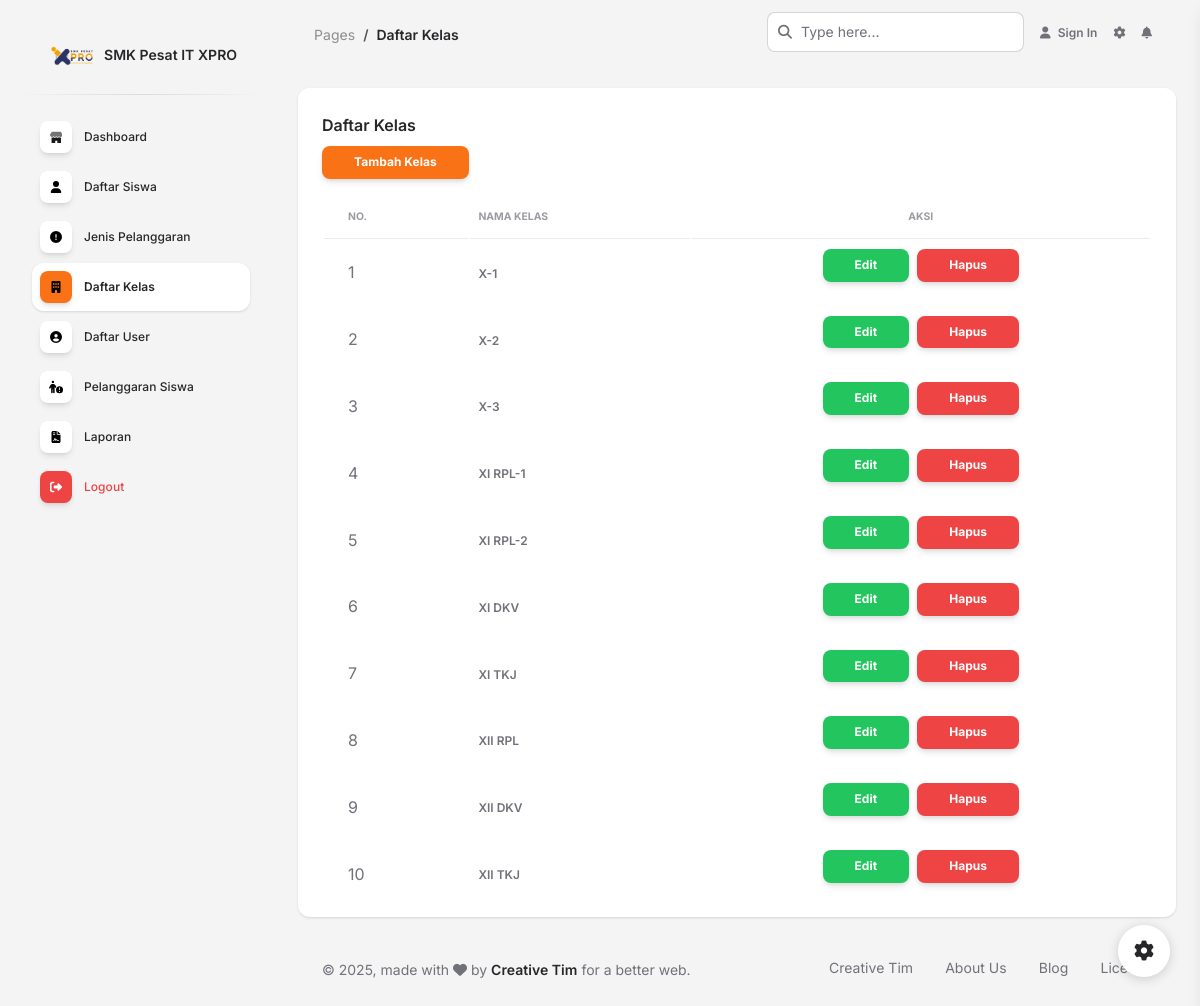
Page /pages/kelas.php on the committed database.
### tables this page shows
CREATE TABLE `tbl_kelas` (
  `id_kelas` int NOT NULL,
  `nama_kelas` varchar(50) NOT NULL
);

### pages/kelas.php (the view, shortened to what this page needs)
<?php
include "koneksi.php";
include "header.php" ;
?>
    <div class="container-fluid py-4">
      <div class="row">
        <div class="col-12">
          <div class="card mb-4">
            <div class="card-header pb-0">
              <h6>Daftar Kelas</h6>
              <a href="tambah_kelas.php" class="btn btn-primary btn-sm">Tambah Kelas</a>
            </div>
            <div class="card-body px-0 pt-0 pb-2">
              <div class="table-responsive px-4">
                <table class="table align-items-center mb-0">
                  <thead>
                    <tr>
                      <th class="text-uppercase text-secondary text-xxs font-weight-bolder opacity-7">No.</th>
                      <th class="text-uppercase text-secondary text-xxs font-weight-bolder opacity-7 ps-2">Nama Kelas</th>
                      <th class="text-center text-uppercase text-secondary text-xxs font-weight-bolder opacity-7">Aksi</th>
                    </tr>
                  </thead>
                  <?php
        $no = 1;
        $sql = "select * from tbl_kelas order by id_kelas asc";
        $hasil = mysqli_query($koneksi,$sql);
        foreach ($hasil as $hsl){
        ?>
                  <tbody>
                    <tr>
                      <td class="ps-4">
                      <?=$no++?>
                      </td>
                      <td>
                        <p class="text-xs font-weight-bold mb-0"><?=$hsl['nama_kelas']?></p>
                      </td>
                      <td class="d-flex justify-content-center gap-2">
                      <a href="edit_kelas.php?id_kelas=<?= $hsl['id_kelas']?>" class="btn btn-success btn-sm">Edit</a>
                      <button type="button" class="btn btn-danger btn-sm">Hapus</button>
                      </td>
                    </tr>
                  </tbody>
                  <?php
        }
                  ?>
                </table>
              </div>
            </div>
          </div>
        </div>
      </div>
      <footer class="footer pt-3  ">
        <div class="container-fluid">
          <div class="row align-items-center justify-content-lg-between">
            <div class="col-lg-6 mb-lg-0 mb-4">
              <div class="copyright text-center text-sm text-muted text-lg-start">
                © ,
                made with <i class="fa fa-heart"></i> by
                <a href="https://www.creative-tim.com" class="font-weight-bold" target="_blank">Creative Tim</a>
                for a better web.
              </div>
            </div>
            <div class="col-lg-6">
              <ul class="nav nav-footer justify-content-center justify-content-lg-end">
                <li class="nav-item">
                  <a href="https://www.creative-tim.com" class="nav-link text-muted" target="_blank">Creative Tim</a>
                </li>
                <li class="nav-item">
                  <a href="https://www.creative-tim.com/presentation" class="nav-link text-muted" target="_blank">About Us</a>
                </li>
                <li class="nav-item">
                  <a href="https://www.creative-tim.com/blog" class="nav-link text-muted" target="_blank">Blog</a>
                </li>
                <li class="nav-item">
                  <a href="https://www.creative-tim.com/license" class="nav-link pe-0 text-muted" target="_blank">License</a>
                </li>
              </ul>
            </div>
          </div>
        </div>
      </footer>
    </div>
  </main>
  <div class="fixed-plugin">
    <a class="fixed-plugin-button text-dark position-fixed px-3 py-2">
      <i class="fa fa-cog py-2"> </i>
    </a>
  </div>
</body>
</html>

### rows in the picture
tbl_kelas: nama_kelas "X-1"
tbl_kelas: nama_kelas "X-2"
tbl_kelas: nama_kelas "X-3"
tbl_kelas: nama_kelas "XI RPL-1"
tbl_kelas: nama_kelas "XI RPL-2"
tbl_kelas: nama_kelas "XI DKV"
tbl_kelas: nama_kelas "XI TKJ"
tbl_kelas: nama_kelas "XII RPL"
tbl_kelas: nama_kelas "XII DKV"
tbl_kelas: nama_kelas "XII TKJ"
